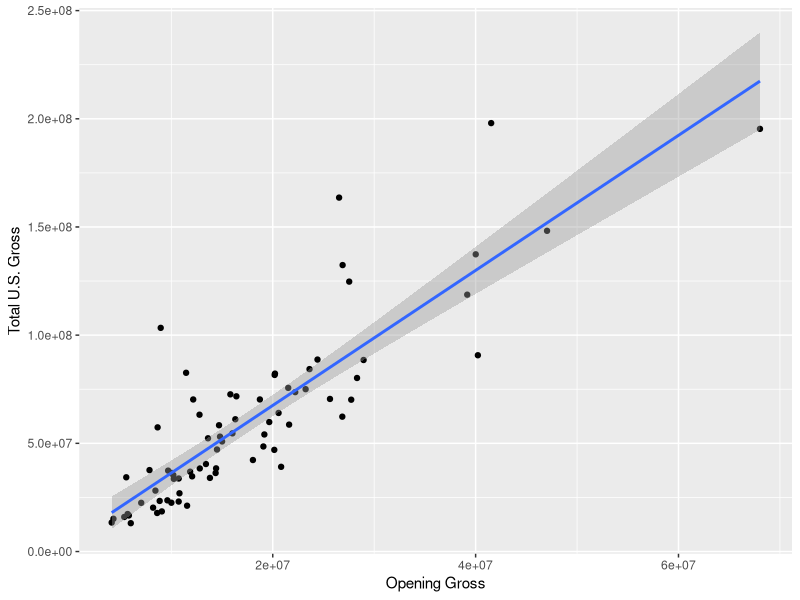
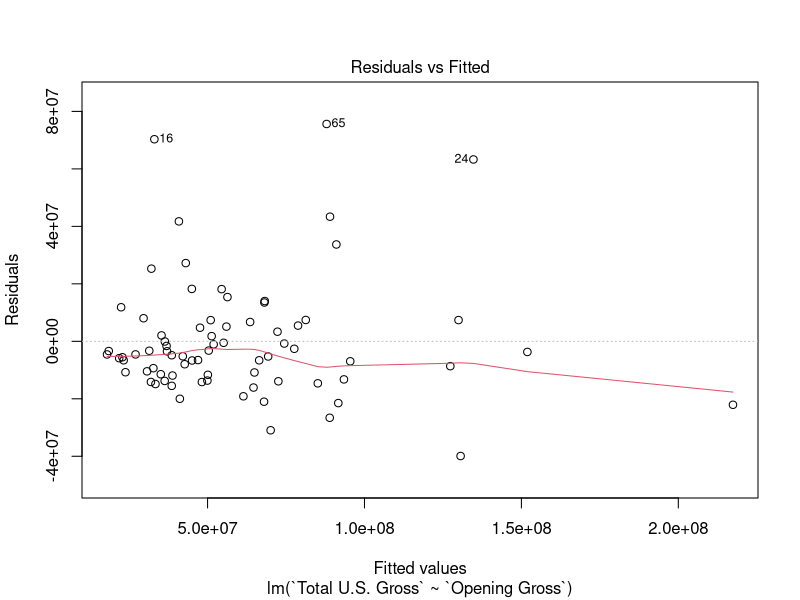
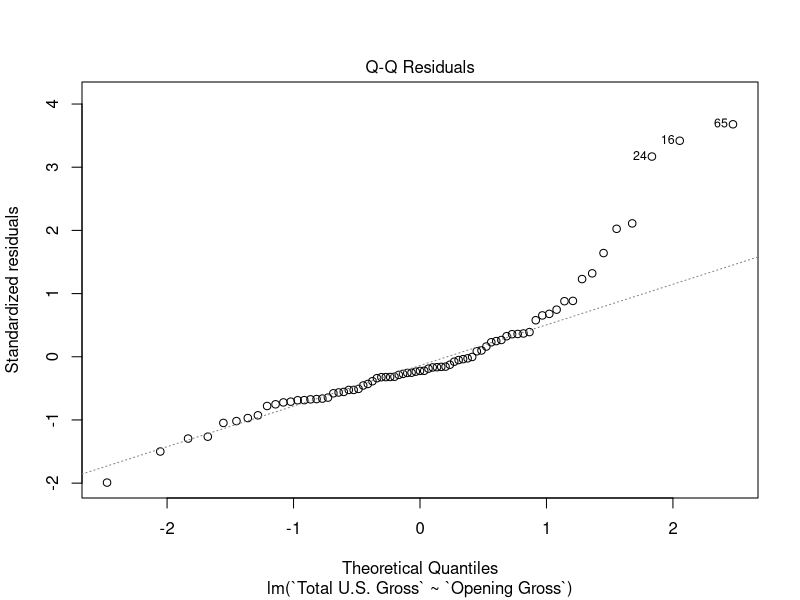
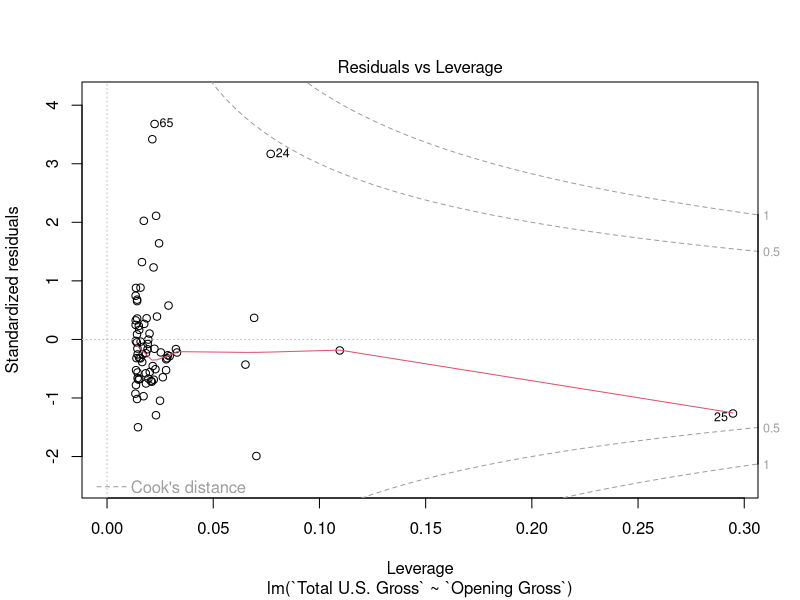
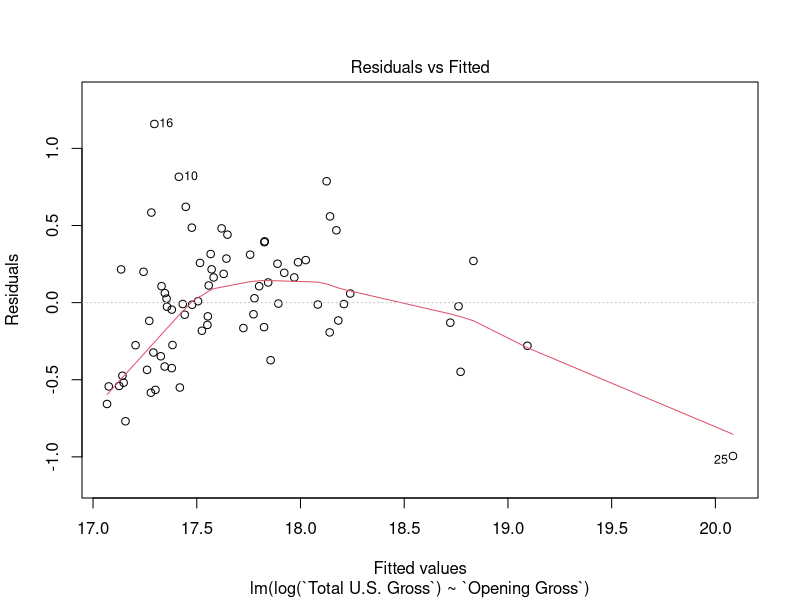
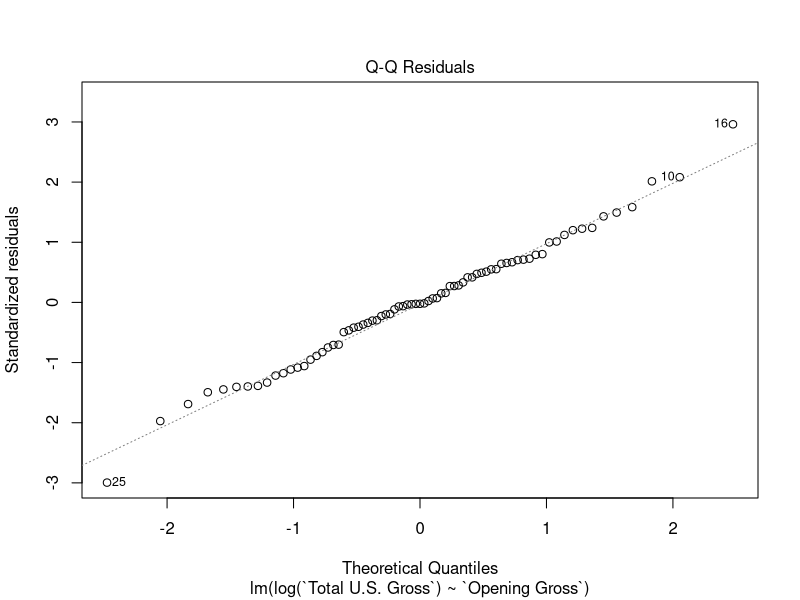
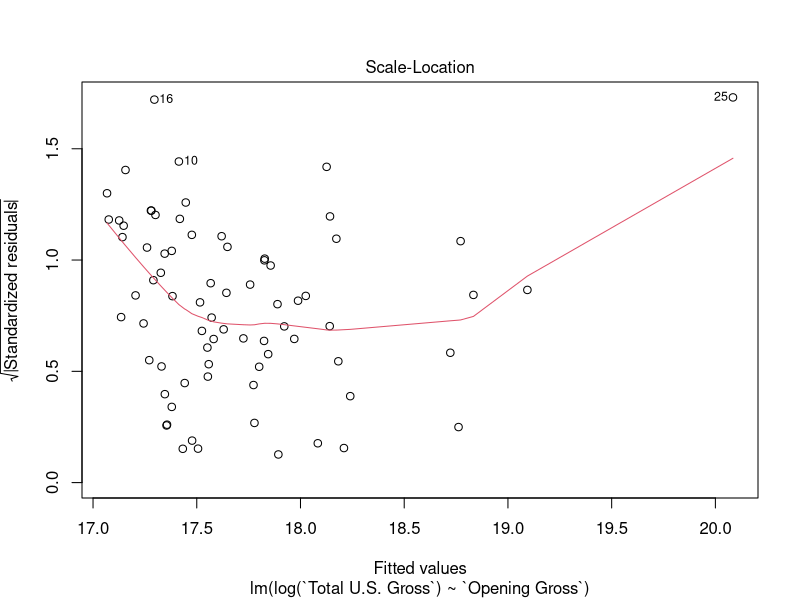

Reproduce these figures in R, in order.
library(readxl)
data <- read_excel("HollywoodRules_Data.xls", sheet = "Exhibit 1")
View(data)
colnames(data)
# 7.
# a.
model = lm(data$`Total U.S. Gross` ~ data$`Opening Gross`, data = data)
summary(model)


library(ggplot2)
library(car)

# 1. Exploratory Data Analysis
# Scatter plot
ggplot(data, aes(x=`Opening Gross`, y=`Total U.S. Gross`)) + geom_point() + geom_smooth(method='lm')

# 2. Modeling
model <- lm(`Total U.S. Gross` ~ `Opening Gross`, data=data)

# 3. Check Assumptions
# Check residuals vs fitted values (for linearity and homoscedasticity)
plot(model, which=1)

# Check for normality of residuals
plot(model, which=2)

# Check for influential outliers
plot(model, which=5)

# Check multicollinearity (if there are multiple independent variables)
# car::vif(model)

# 4. Refinement (Example: log transformation if the relationship appears exponential)
model2 <- lm(log(`Total U.S. Gross`) ~ `Opening Gross`, data=data)
summary(model2)
plot(model2, which=1)
plot(model2, which=2)
plot(model2, which=3)
